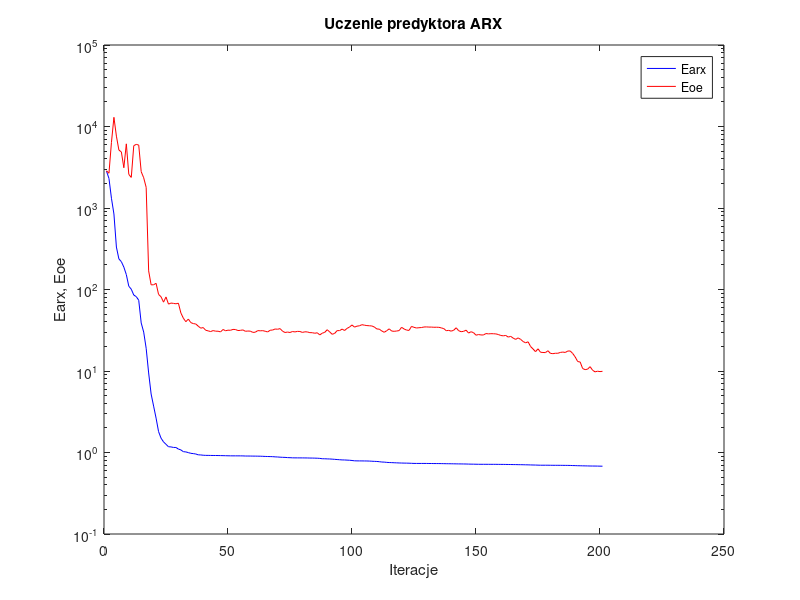
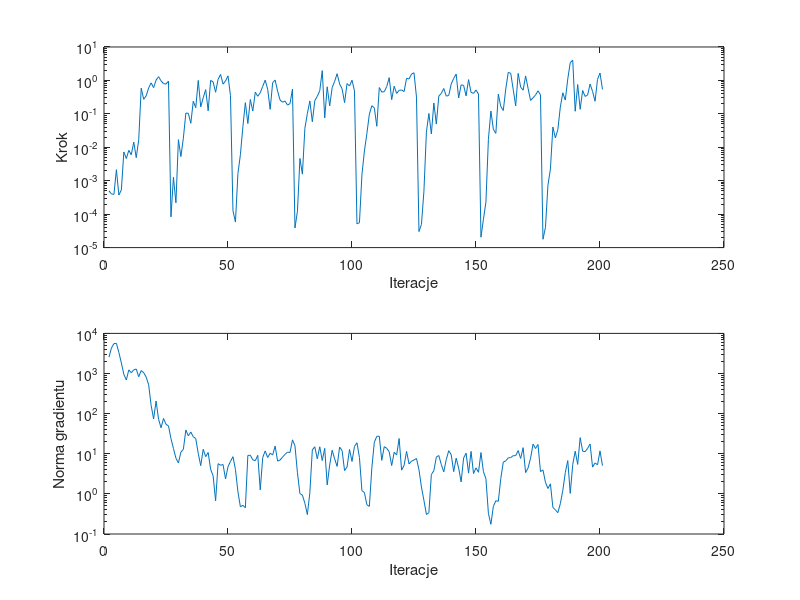

Write MATLAB code to recreate these figures, in order.
%uczenie predyktora arx
clear all;
n=0; farx(n+1)=2.835764e+003; foe(n+1)=2.861518e+003; wspucz(n+1)=0.000000e+000; ng(n+1)=0.000000e+000;
%odnowa zmiennej metryki
n=1; farx(n+1)=2.304847e+003; foe(n+1)=2.670362e+003; krok(n+1)=4.988661e-004; ng(n+1)=2.559563e+003;
n=2; farx(n+1)=1.317003e+003; foe(n+1)=6.375450e+003; krok(n+1)=4.015818e-004; ng(n+1)=4.311442e+003;
n=3; farx(n+1)=8.451631e+002; foe(n+1)=1.296012e+004; krok(n+1)=3.909578e-004; ng(n+1)=5.554983e+003;
n=4; farx(n+1)=3.316770e+002; foe(n+1)=7.617169e+003; krok(n+1)=2.133311e-003; ng(n+1)=5.645293e+003;
n=5; farx(n+1)=2.373615e+002; foe(n+1)=5.143138e+003; krok(n+1)=3.716215e-004; ng(n+1)=3.323393e+003;
n=6; farx(n+1)=2.194688e+002; foe(n+1)=4.871780e+003; krok(n+1)=5.330760e-004; ng(n+1)=1.838633e+003;
n=7; farx(n+1)=1.881674e+002; foe(n+1)=3.118977e+003; krok(n+1)=7.251821e-003; ng(n+1)=9.535284e+002;
n=8; farx(n+1)=1.523800e+002; foe(n+1)=6.126808e+003; krok(n+1)=4.597934e-003; ng(n+1)=6.918369e+002;
n=9; farx(n+1)=1.096120e+002; foe(n+1)=2.582142e+003; krok(n+1)=8.099144e-003; ng(n+1)=1.232128e+003;
n=10; farx(n+1)=1.009043e+002; foe(n+1)=2.375355e+003; krok(n+1)=5.982223e-003; ng(n+1)=1.046204e+003;
n=11; farx(n+1)=8.548640e+001; foe(n+1)=5.816624e+003; krok(n+1)=1.430505e-002; ng(n+1)=1.235156e+003;
n=12; farx(n+1)=8.181290e+001; foe(n+1)=6.038228e+003; krok(n+1)=4.892577e-003; ng(n+1)=1.295207e+003;
n=13; farx(n+1)=7.386522e+001; foe(n+1)=5.918009e+003; krok(n+1)=1.684825e-002; ng(n+1)=8.293783e+002;
n=14; farx(n+1)=3.886367e+001; foe(n+1)=2.789153e+003; krok(n+1)=5.853717e-001; ng(n+1)=1.187984e+003;
n=15; farx(n+1)=3.003907e+001; foe(n+1)=2.349955e+003; krok(n+1)=2.726979e-001; ng(n+1)=1.050048e+003;
n=16; farx(n+1)=1.900376e+001; foe(n+1)=1.793542e+003; krok(n+1)=3.457398e-001; ng(n+1)=8.164728e+002;
n=17; farx(n+1)=9.464311e+000; foe(n+1)=1.693296e+002; krok(n+1)=5.956610e-001; ng(n+1)=5.238942e+002;
n=18; farx(n+1)=5.218649e+000; foe(n+1)=1.141557e+002; krok(n+1)=8.457767e-001; ng(n+1)=1.607894e+002;
n=19; farx(n+1)=3.712283e+000; foe(n+1)=1.142040e+002; krok(n+1)=6.077026e-001; ng(n+1)=7.372569e+001;
n=20; farx(n+1)=2.640144e+000; foe(n+1)=1.191767e+002; krok(n+1)=1.021441e+000; ng(n+1)=2.064207e+002;
n=21; farx(n+1)=1.804789e+000; foe(n+1)=8.703377e+001; krok(n+1)=1.295594e+000; ng(n+1)=7.251298e+001;
n=22; farx(n+1)=1.499838e+000; foe(n+1)=8.144953e+001; krok(n+1)=9.727120e-001; ng(n+1)=4.440314e+001;
n=23; farx(n+1)=1.350062e+000; foe(n+1)=6.995418e+001; krok(n+1)=8.008859e-001; ng(n+1)=7.574429e+001;
n=24; farx(n+1)=1.259993e+000; foe(n+1)=8.101540e+001; krok(n+1)=7.771907e-001; ng(n+1)=5.418418e+001;
n=25; farx(n+1)=1.176853e+000; foe(n+1)=6.616737e+001; krok(n+1)=9.528451e-001; ng(n+1)=4.950066e+001;
%odnowa zmiennej metryki
n=26; farx(n+1)=1.171564e+000; foe(n+1)=6.818346e+001; krok(n+1)=8.312662e-005; ng(n+1)=2.385824e+001;
n=27; farx(n+1)=1.153762e+000; foe(n+1)=6.756190e+001; krok(n+1)=1.265711e-003; ng(n+1)=1.351999e+001;
n=28; farx(n+1)=1.152422e+000; foe(n+1)=6.676738e+001; krok(n+1)=2.187783e-004; ng(n+1)=7.770993e+000;
n=29; farx(n+1)=1.101934e+000; foe(n+1)=6.789086e+001; krok(n+1)=1.688698e-002; ng(n+1)=5.912585e+000;
n=30; farx(n+1)=1.075507e+000; foe(n+1)=5.150788e+001; krok(n+1)=5.282547e-003; ng(n+1)=1.095029e+001;
n=31; farx(n+1)=1.023756e+000; foe(n+1)=4.443554e+001; krok(n+1)=1.881038e-002; ng(n+1)=1.293062e+001;
n=32; farx(n+1)=1.016755e+000; foe(n+1)=4.025691e+001; krok(n+1)=1.057221e-001; ng(n+1)=3.907161e+001;
n=33; farx(n+1)=9.972021e-001; foe(n+1)=4.338607e+001; krok(n+1)=1.036878e-001; ng(n+1)=2.807937e+001;
n=34; farx(n+1)=9.771651e-001; foe(n+1)=3.926000e+001; krok(n+1)=5.205007e-002; ng(n+1)=3.477239e+001;
n=35; farx(n+1)=9.695818e-001; foe(n+1)=3.816887e+001; krok(n+1)=2.382113e-001; ng(n+1)=2.650708e+001;
n=36; farx(n+1)=9.586767e-001; foe(n+1)=3.775861e+001; krok(n+1)=1.528330e-001; ng(n+1)=2.385026e+001;
n=37; farx(n+1)=9.364639e-001; foe(n+1)=3.547978e+001; krok(n+1)=9.985387e-001; ng(n+1)=1.018713e+001;
n=38; farx(n+1)=9.335736e-001; foe(n+1)=3.353578e+001; krok(n+1)=1.620110e-001; ng(n+1)=5.052676e+000;
n=39; farx(n+1)=9.256452e-001; foe(n+1)=3.412743e+001; krok(n+1)=3.019693e-001; ng(n+1)=1.290587e+001;
n=40; farx(n+1)=9.222552e-001; foe(n+1)=3.162399e+001; krok(n+1)=5.312625e-001; ng(n+1)=8.487064e+000;
n=41; farx(n+1)=9.216202e-001; foe(n+1)=3.107721e+001; krok(n+1)=1.234601e-001; ng(n+1)=1.074536e+001;
n=42; farx(n+1)=9.201734e-001; foe(n+1)=3.047378e+001; krok(n+1)=1.002885e+000; ng(n+1)=4.096056e+000;
n=43; farx(n+1)=9.192304e-001; foe(n+1)=3.132300e+001; krok(n+1)=9.001093e-001; ng(n+1)=2.802785e+000;
n=44; farx(n+1)=9.188449e-001; foe(n+1)=3.080541e+001; krok(n+1)=4.429176e-001; ng(n+1)=6.710436e-001;
n=45; farx(n+1)=9.180407e-001; foe(n+1)=3.077028e+001; krok(n+1)=1.078611e+000; ng(n+1)=5.667184e+000;
n=46; farx(n+1)=9.163892e-001; foe(n+1)=3.020284e+001; krok(n+1)=1.512163e+000; ng(n+1)=5.169336e+000;
n=47; farx(n+1)=9.149406e-001; foe(n+1)=3.232929e+001; krok(n+1)=7.739151e-001; ng(n+1)=5.397168e+000;
n=48; farx(n+1)=9.134113e-001; foe(n+1)=3.117309e+001; krok(n+1)=9.639418e-001; ng(n+1)=2.349392e+000;
n=49; farx(n+1)=9.115922e-001; foe(n+1)=3.170610e+001; krok(n+1)=1.371445e+000; ng(n+1)=4.757346e+000;
n=50; farx(n+1)=9.105106e-001; foe(n+1)=3.159043e+001; krok(n+1)=3.505976e-001; ng(n+1)=6.453380e+000;
%odnowa zmiennej metryki
n=51; farx(n+1)=9.098165e-001; foe(n+1)=3.239479e+001; krok(n+1)=1.258665e-004; ng(n+1)=8.461645e+000;
n=52; farx(n+1)=9.097534e-001; foe(n+1)=3.228846e+001; krok(n+1)=5.795515e-005; ng(n+1)=4.060677e+000;
n=53; farx(n+1)=9.095771e-001; foe(n+1)=3.137504e+001; krok(n+1)=1.636281e-003; ng(n+1)=1.128333e+000;
n=54; farx(n+1)=9.094608e-001; foe(n+1)=3.152098e+001; krok(n+1)=6.023109e-003; ng(n+1)=4.755921e-001;
n=55; farx(n+1)=9.084947e-001; foe(n+1)=3.195809e+001; krok(n+1)=4.130221e-002; ng(n+1)=5.191530e-001;
n=56; farx(n+1)=9.053804e-001; foe(n+1)=3.072155e+001; krok(n+1)=2.161212e-001; ng(n+1)=4.516983e-001;
n=57; farx(n+1)=9.052696e-001; foe(n+1)=3.093643e+001; krok(n+1)=5.135894e-002; ng(n+1)=9.089763e+000;
n=58; farx(n+1)=9.045959e-001; foe(n+1)=3.082812e+001; krok(n+1)=2.689113e-001; ng(n+1)=9.177882e+000;
n=59; farx(n+1)=9.034425e-001; foe(n+1)=2.978845e+001; krok(n+1)=1.213676e-001; ng(n+1)=7.066904e+000;
n=60; farx(n+1)=9.028071e-001; foe(n+1)=2.991548e+001; krok(n+1)=4.448787e-001; ng(n+1)=6.698492e+000;
n=61; farx(n+1)=9.017228e-001; foe(n+1)=3.130543e+001; krok(n+1)=3.354651e-001; ng(n+1)=9.154177e+000;
n=62; farx(n+1)=9.007141e-001; foe(n+1)=3.112615e+001; krok(n+1)=4.275922e-001; ng(n+1)=1.263879e+000;
n=63; farx(n+1)=8.979708e-001; foe(n+1)=3.127219e+001; krok(n+1)=6.620810e-001; ng(n+1)=8.079502e+000;
n=64; farx(n+1)=8.949451e-001; foe(n+1)=3.074341e+001; krok(n+1)=1.022846e+000; ng(n+1)=1.176219e+001;
n=65; farx(n+1)=8.930378e-001; foe(n+1)=3.015413e+001; krok(n+1)=5.436452e-001; ng(n+1)=8.065495e+000;
n=66; farx(n+1)=8.913335e-001; foe(n+1)=3.164276e+001; krok(n+1)=1.365450e-001; ng(n+1)=1.034296e+001;
n=67; farx(n+1)=8.893279e-001; foe(n+1)=3.182983e+001; krok(n+1)=8.551844e-001; ng(n+1)=9.290220e+000;
n=68; farx(n+1)=8.842900e-001; foe(n+1)=3.277400e+001; krok(n+1)=1.026961e+000; ng(n+1)=1.554218e+001;
n=69; farx(n+1)=8.811946e-001; foe(n+1)=3.252844e+001; krok(n+1)=4.788369e-001; ng(n+1)=6.570912e+000;
n=70; farx(n+1)=8.764342e-001; foe(n+1)=3.311635e+001; krok(n+1)=2.584328e-001; ng(n+1)=6.997614e+000;
n=71; farx(n+1)=8.726951e-001; foe(n+1)=3.077969e+001; krok(n+1)=2.230542e-001; ng(n+1)=8.242879e+000;
n=72; farx(n+1)=8.708108e-001; foe(n+1)=2.967501e+001; krok(n+1)=2.418297e-001; ng(n+1)=9.694029e+000;
n=73; farx(n+1)=8.657696e-001; foe(n+1)=3.006449e+001; krok(n+1)=1.827549e-001; ng(n+1)=1.101397e+001;
n=74; farx(n+1)=8.637674e-001; foe(n+1)=2.967662e+001; krok(n+1)=2.032965e-001; ng(n+1)=1.073211e+001;
n=75; farx(n+1)=8.604272e-001; foe(n+1)=3.051393e+001; krok(n+1)=5.535078e-001; ng(n+1)=2.220728e+001;
%odnowa zmiennej metryki
n=76; farx(n+1)=8.594745e-001; foe(n+1)=3.016142e+001; krok(n+1)=3.851500e-005; ng(n+1)=1.585139e+001;
n=77; farx(n+1)=8.593149e-001; foe(n+1)=3.063625e+001; krok(n+1)=1.223990e-004; ng(n+1)=3.349848e+000;
n=78; farx(n+1)=8.588356e-001; foe(n+1)=3.055028e+001; krok(n+1)=4.637862e-003; ng(n+1)=1.012595e+000;
n=79; farx(n+1)=8.586829e-001; foe(n+1)=2.975185e+001; krok(n+1)=1.570905e-003; ng(n+1)=9.324357e-001;
n=80; farx(n+1)=8.577536e-001; foe(n+1)=3.027546e+001; krok(n+1)=3.712452e-002; ng(n+1)=5.832669e-001;
n=81; farx(n+1)=8.571526e-001; foe(n+1)=3.014200e+001; krok(n+1)=1.023855e-001; ng(n+1)=3.051525e-001;
n=82; farx(n+1)=8.550450e-001; foe(n+1)=2.956400e+001; krok(n+1)=2.435056e-001; ng(n+1)=1.069094e+000;
n=83; farx(n+1)=8.546565e-001; foe(n+1)=2.951018e+001; krok(n+1)=5.801457e-002; ng(n+1)=1.244071e+001;
n=84; farx(n+1)=8.527940e-001; foe(n+1)=2.905670e+001; krok(n+1)=2.488937e-001; ng(n+1)=1.493493e+001;
n=85; farx(n+1)=8.509295e-001; foe(n+1)=2.945320e+001; krok(n+1)=3.337224e-001; ng(n+1)=7.483208e+000;
n=86; farx(n+1)=8.471939e-001; foe(n+1)=2.771598e+001; krok(n+1)=4.915350e-001; ng(n+1)=1.492740e+001;
n=87; farx(n+1)=8.384597e-001; foe(n+1)=2.910951e+001; krok(n+1)=1.961202e+000; ng(n+1)=6.785418e+000;
n=88; farx(n+1)=8.376618e-001; foe(n+1)=2.977860e+001; krok(n+1)=7.557928e-002; ng(n+1)=1.362489e+001;
n=89; farx(n+1)=8.349083e-001; foe(n+1)=3.211439e+001; krok(n+1)=6.446279e-001; ng(n+1)=1.667868e+000;
n=90; farx(n+1)=8.329446e-001; foe(n+1)=3.018870e+001; krok(n+1)=1.732520e-001; ng(n+1)=5.226615e+000;
n=91; farx(n+1)=8.292389e-001; foe(n+1)=2.821057e+001; krok(n+1)=6.077026e-001; ng(n+1)=1.221787e+001;
n=92; farx(n+1)=8.244328e-001; foe(n+1)=2.892622e+001; krok(n+1)=9.413399e-001; ng(n+1)=7.456429e+000;
n=93; farx(n+1)=8.198395e-001; foe(n+1)=3.130157e+001; krok(n+1)=1.585247e+000; ng(n+1)=4.839744e+000;
n=94; farx(n+1)=8.156340e-001; foe(n+1)=3.129582e+001; krok(n+1)=7.847380e-001; ng(n+1)=1.466829e+001;
n=95; farx(n+1)=8.110064e-001; foe(n+1)=3.268395e+001; krok(n+1)=5.636152e-001; ng(n+1)=1.202308e+001;
n=96; farx(n+1)=8.099720e-001; foe(n+1)=3.140643e+001; krok(n+1)=2.164743e-001; ng(n+1)=3.804827e+000;
n=97; farx(n+1)=8.065454e-001; foe(n+1)=3.332913e+001; krok(n+1)=8.055989e-001; ng(n+1)=4.689663e+000;
n=98; farx(n+1)=8.035374e-001; foe(n+1)=3.461570e+001; krok(n+1)=6.809733e-001; ng(n+1)=1.281537e+001;
n=99; farx(n+1)=7.979391e-001; foe(n+1)=3.672503e+001; krok(n+1)=1.015323e+000; ng(n+1)=6.433931e+000;
n=100; farx(n+1)=7.909338e-001; foe(n+1)=3.455491e+001; krok(n+1)=4.880844e-001; ng(n+1)=1.530406e+001;
%odnowa zmiennej metryki
n=101; farx(n+1)=7.892346e-001; foe(n+1)=3.550144e+001; krok(n+1)=5.135020e-005; ng(n+1)=1.874200e+001;
n=102; farx(n+1)=7.887741e-001; foe(n+1)=3.587409e+001; krok(n+1)=5.561724e-005; ng(n+1)=8.066588e+000;
n=103; farx(n+1)=7.885917e-001; foe(n+1)=3.700572e+001; krok(n+1)=1.495225e-003; ng(n+1)=1.201041e+000;
n=104; farx(n+1)=7.876319e-001; foe(n+1)=3.650063e+001; krok(n+1)=7.740832e-003; ng(n+1)=1.081051e+000;
n=105; farx(n+1)=7.868934e-001; foe(n+1)=3.608929e+001; krok(n+1)=2.580064e-002; ng(n+1)=5.352239e-001;
n=106; farx(n+1)=7.850602e-001; foe(n+1)=3.589875e+001; krok(n+1)=9.809225e-002; ng(n+1)=4.883771e-001;
n=107; farx(n+1)=7.815692e-001; foe(n+1)=3.570213e+001; krok(n+1)=1.752988e-001; ng(n+1)=4.480260e+000;
n=108; farx(n+1)=7.787277e-001; foe(n+1)=3.468381e+001; krok(n+1)=1.510272e-001; ng(n+1)=1.942287e+001;
n=109; farx(n+1)=7.766168e-001; foe(n+1)=3.280950e+001; krok(n+1)=4.254539e-002; ng(n+1)=2.716925e+001;
n=110; farx(n+1)=7.715390e-001; foe(n+1)=3.261928e+001; krok(n+1)=6.137814e-001; ng(n+1)=2.737986e+001;
n=111; farx(n+1)=7.641835e-001; foe(n+1)=3.098879e+001; krok(n+1)=4.498732e-001; ng(n+1)=6.852228e+000;
n=112; farx(n+1)=7.623755e-001; foe(n+1)=2.986688e+001; krok(n+1)=4.602631e-001; ng(n+1)=1.501854e+001;
n=113; farx(n+1)=7.564674e-001; foe(n+1)=3.122441e+001; krok(n+1)=6.524460e-001; ng(n+1)=1.365962e+001;
n=114; farx(n+1)=7.533034e-001; foe(n+1)=3.290724e+001; krok(n+1)=1.211656e+000; ng(n+1)=1.116603e+001;
n=115; farx(n+1)=7.514599e-001; foe(n+1)=3.092928e+001; krok(n+1)=2.656312e-001; ng(n+1)=5.079318e+000;
n=116; farx(n+1)=7.487163e-001; foe(n+1)=3.068153e+001; krok(n+1)=6.709302e-001; ng(n+1)=1.085997e+001;
n=117; farx(n+1)=7.467323e-001; foe(n+1)=3.095364e+001; krok(n+1)=4.081488e-001; ng(n+1)=9.376112e+000;
n=118; farx(n+1)=7.442599e-001; foe(n+1)=3.130777e+001; krok(n+1)=5.045340e-001; ng(n+1)=2.397755e+001;
n=119; farx(n+1)=7.426600e-001; foe(n+1)=3.437229e+001; krok(n+1)=5.191100e-001; ng(n+1)=3.907658e+000;
n=120; farx(n+1)=7.413158e-001; foe(n+1)=3.277795e+001; krok(n+1)=4.641165e-001; ng(n+1)=5.132695e+000;
n=121; farx(n+1)=7.404359e-001; foe(n+1)=3.178431e+001; krok(n+1)=1.157790e+000; ng(n+1)=1.142019e+001;
n=122; farx(n+1)=7.392246e-001; foe(n+1)=3.149181e+001; krok(n+1)=1.105172e+000; ng(n+1)=5.580536e+000;
n=123; farx(n+1)=7.366912e-001; foe(n+1)=3.525085e+001; krok(n+1)=1.554381e+000; ng(n+1)=6.534578e+000;
n=124; farx(n+1)=7.347797e-001; foe(n+1)=3.434254e+001; krok(n+1)=1.691553e+000; ng(n+1)=7.003807e+000;
n=125; farx(n+1)=7.343481e-001; foe(n+1)=3.370532e+001; krok(n+1)=3.164415e-001; ng(n+1)=7.630178e+000;
%odnowa zmiennej metryki
n=126; farx(n+1)=7.342987e-001; foe(n+1)=3.396942e+001; krok(n+1)=3.014162e-005; ng(n+1)=4.006689e+000;
n=127; farx(n+1)=7.342851e-001; foe(n+1)=3.414849e+001; krok(n+1)=4.937118e-005; ng(n+1)=1.484868e+000;
n=128; farx(n+1)=7.342627e-001; foe(n+1)=3.466895e+001; krok(n+1)=4.863026e-004; ng(n+1)=6.861823e-001;
n=129; farx(n+1)=7.339957e-001; foe(n+1)=3.475587e+001; krok(n+1)=2.847603e-002; ng(n+1)=3.074731e-001;
n=130; farx(n+1)=7.332232e-001; foe(n+1)=3.458187e+001; krok(n+1)=1.027628e-001; ng(n+1)=3.406513e-001;
n=131; farx(n+1)=7.329519e-001; foe(n+1)=3.458542e+001; krok(n+1)=2.502130e-002; ng(n+1)=3.044112e+000;
n=132; farx(n+1)=7.319854e-001; foe(n+1)=3.440590e+001; krok(n+1)=2.114442e-001; ng(n+1)=3.761638e+000;
n=133; farx(n+1)=7.318504e-001; foe(n+1)=3.445020e+001; krok(n+1)=4.954706e-002; ng(n+1)=8.244891e+000;
n=134; farx(n+1)=7.315889e-001; foe(n+1)=3.437349e+001; krok(n+1)=3.403631e-001; ng(n+1)=9.035601e+000;
n=135; farx(n+1)=7.307849e-001; foe(n+1)=3.380997e+001; krok(n+1)=4.089939e-001; ng(n+1)=5.407030e+000;
n=136; farx(n+1)=7.297914e-001; foe(n+1)=3.313421e+001; krok(n+1)=5.738785e-001; ng(n+1)=3.536236e+000;
n=137; farx(n+1)=7.286556e-001; foe(n+1)=3.121365e+001; krok(n+1)=3.394051e-001; ng(n+1)=7.119503e+000;
n=138; farx(n+1)=7.281761e-001; foe(n+1)=3.152515e+001; krok(n+1)=3.550835e-001; ng(n+1)=1.192607e+001;
n=139; farx(n+1)=7.273773e-001; foe(n+1)=3.083070e+001; krok(n+1)=7.763546e-001; ng(n+1)=9.533478e+000;
n=140; farx(n+1)=7.265538e-001; foe(n+1)=3.161655e+001; krok(n+1)=1.142810e+000; ng(n+1)=3.588407e+000;
n=141; farx(n+1)=7.255751e-001; foe(n+1)=3.391995e+001; krok(n+1)=1.554381e+000; ng(n+1)=7.768454e+000;
n=142; farx(n+1)=7.247247e-001; foe(n+1)=3.122500e+001; krok(n+1)=2.978305e-001; ng(n+1)=4.415412e+000;
n=143; farx(n+1)=7.241919e-001; foe(n+1)=3.035128e+001; krok(n+1)=7.386536e-001; ng(n+1)=1.982862e+000;
n=144; farx(n+1)=7.232673e-001; foe(n+1)=3.067187e+001; krok(n+1)=7.101669e-001; ng(n+1)=7.810952e+000;
n=145; farx(n+1)=7.225270e-001; foe(n+1)=3.170465e+001; krok(n+1)=3.456460e-001; ng(n+1)=1.034344e+001;
n=146; farx(n+1)=7.208319e-001; foe(n+1)=2.921710e+001; krok(n+1)=1.056270e+000; ng(n+1)=3.288264e+000;
n=147; farx(n+1)=7.197615e-001; foe(n+1)=3.033908e+001; krok(n+1)=4.386596e-001; ng(n+1)=1.144469e+001;
n=148; farx(n+1)=7.190301e-001; foe(n+1)=2.955506e+001; krok(n+1)=4.102061e-001; ng(n+1)=3.215705e+000;
n=149; farx(n+1)=7.179679e-001; foe(n+1)=2.749044e+001; krok(n+1)=5.168653e-001; ng(n+1)=4.457714e+000;
n=150; farx(n+1)=7.169193e-001; foe(n+1)=2.801241e+001; krok(n+1)=3.904377e-001; ng(n+1)=3.457975e+000;
%odnowa zmiennej metryki
n=151; farx(n+1)=7.166586e-001; foe(n+1)=2.769564e+001; krok(n+1)=2.044242e-005; ng(n+1)=1.071241e+001;
n=152; farx(n+1)=7.165861e-001; foe(n+1)=2.767273e+001; krok(n+1)=7.063894e-005; ng(n+1)=3.563292e+000;
n=153; farx(n+1)=7.164530e-001; foe(n+1)=2.880500e+001; krok(n+1)=2.302017e-004; ng(n+1)=2.390707e+000;
n=154; farx(n+1)=7.162374e-001; foe(n+1)=2.855018e+001; krok(n+1)=1.725161e-002; ng(n+1)=3.267875e-001;
n=155; farx(n+1)=7.159834e-001; foe(n+1)=2.870335e+001; krok(n+1)=1.213676e-001; ng(n+1)=1.742580e-001;
n=156; farx(n+1)=7.158713e-001; foe(n+1)=2.865496e+001; krok(n+1)=3.459187e-002; ng(n+1)=4.912581e-001;
n=157; farx(n+1)=7.157957e-001; foe(n+1)=2.852121e+001; krok(n+1)=2.602503e-002; ng(n+1)=6.743490e-001;
n=158; farx(n+1)=7.151113e-001; foe(n+1)=2.804751e+001; krok(n+1)=3.870680e-001; ng(n+1)=6.541832e-001;
n=159; farx(n+1)=7.146611e-001; foe(n+1)=2.728569e+001; krok(n+1)=1.668612e-001; ng(n+1)=2.436363e+000;
n=160; farx(n+1)=7.144932e-001; foe(n+1)=2.702015e+001; krok(n+1)=1.257595e-001; ng(n+1)=6.184755e+000;
n=161; farx(n+1)=7.135736e-001; foe(n+1)=2.730736e+001; krok(n+1)=5.556839e-001; ng(n+1)=6.658684e+000;
n=162; farx(n+1)=7.129197e-001; foe(n+1)=2.606230e+001; krok(n+1)=1.740861e+000; ng(n+1)=7.889477e+000;
n=163; farx(n+1)=7.121894e-001; foe(n+1)=2.661957e+001; krok(n+1)=1.632595e+000; ng(n+1)=8.050170e+000;
n=164; farx(n+1)=7.111201e-001; foe(n+1)=2.529009e+001; krok(n+1)=5.386117e-001; ng(n+1)=8.956840e+000;
n=165; farx(n+1)=7.107957e-001; foe(n+1)=2.443686e+001; krok(n+1)=1.732520e-001; ng(n+1)=8.978402e+000;
n=166; farx(n+1)=7.094063e-001; foe(n+1)=2.549617e+001; krok(n+1)=1.617795e+000; ng(n+1)=1.200342e+001;
n=167; farx(n+1)=7.087965e-001; foe(n+1)=2.442773e+001; krok(n+1)=6.344643e-001; ng(n+1)=7.626184e+000;
n=168; farx(n+1)=7.078490e-001; foe(n+1)=2.301459e+001; krok(n+1)=5.107206e-001; ng(n+1)=1.419549e+001;
n=169; farx(n+1)=7.064939e-001; foe(n+1)=2.215711e+001; krok(n+1)=1.361453e+000; ng(n+1)=3.392365e+000;
n=170; farx(n+1)=7.056074e-001; foe(n+1)=2.283343e+001; krok(n+1)=5.779250e-001; ng(n+1)=4.437763e+000;
n=171; farx(n+1)=7.038472e-001; foe(n+1)=1.997968e+001; krok(n+1)=2.522670e-001; ng(n+1)=7.761706e+000;
n=172; farx(n+1)=7.025545e-001; foe(n+1)=1.863939e+001; krok(n+1)=3.020544e-001; ng(n+1)=1.740512e+001;
n=173; farx(n+1)=7.015157e-001; foe(n+1)=1.724547e+001; krok(n+1)=3.655097e-001; ng(n+1)=1.353788e+001;
n=174; farx(n+1)=6.995964e-001; foe(n+1)=1.873586e+001; krok(n+1)=4.884576e-001; ng(n+1)=1.703350e+001;
n=175; farx(n+1)=6.982754e-001; foe(n+1)=1.699590e+001; krok(n+1)=3.691454e-001; ng(n+1)=3.575675e+000;
%odnowa zmiennej metryki
n=176; farx(n+1)=6.982495e-001; foe(n+1)=1.687200e+001; krok(n+1)=1.775984e-005; ng(n+1)=3.963374e+000;
n=177; farx(n+1)=6.982365e-001; foe(n+1)=1.682386e+001; krok(n+1)=3.980988e-005; ng(n+1)=1.950374e+000;
n=178; farx(n+1)=6.981084e-001; foe(n+1)=1.773845e+001; krok(n+1)=7.315478e-004; ng(n+1)=1.362851e+000;
n=179; farx(n+1)=6.973985e-001; foe(n+1)=1.646076e+001; krok(n+1)=2.232051e-003; ng(n+1)=1.776604e+000;
n=180; farx(n+1)=6.967367e-001; foe(n+1)=1.632097e+001; krok(n+1)=4.050274e-002; ng(n+1)=4.598247e-001;
n=181; farx(n+1)=6.965384e-001; foe(n+1)=1.651035e+001; krok(n+1)=1.911063e-002; ng(n+1)=4.001162e-001;
n=182; farx(n+1)=6.964416e-001; foe(n+1)=1.650599e+001; krok(n+1)=3.366323e-002; ng(n+1)=3.403998e-001;
n=183; farx(n+1)=6.961362e-001; foe(n+1)=1.689537e+001; krok(n+1)=1.600146e-001; ng(n+1)=5.679601e-001;
n=184; farx(n+1)=6.955378e-001; foe(n+1)=1.707700e+001; krok(n+1)=4.267990e-001; ng(n+1)=1.218771e+000;
n=185; farx(n+1)=6.950382e-001; foe(n+1)=1.688470e+001; krok(n+1)=2.577747e-001; ng(n+1)=3.392423e+000;
n=186; farx(n+1)=6.946210e-001; foe(n+1)=1.758553e+001; krok(n+1)=1.105172e+000; ng(n+1)=6.757511e+000;
n=187; farx(n+1)=6.936244e-001; foe(n+1)=1.759857e+001; krok(n+1)=3.383107e+000; ng(n+1)=1.029565e+000;
n=188; farx(n+1)=6.916018e-001; foe(n+1)=1.639642e+001; krok(n+1)=4.036393e+000; ng(n+1)=5.389816e+000;
n=189; farx(n+1)=6.906266e-001; foe(n+1)=1.487003e+001; krok(n+1)=1.197092e-001; ng(n+1)=1.157767e+001;
n=190; farx(n+1)=6.886139e-001; foe(n+1)=1.306871e+001; krok(n+1)=7.545111e-001; ng(n+1)=5.434442e+000;
n=191; farx(n+1)=6.876476e-001; foe(n+1)=1.289209e+001; krok(n+1)=1.370460e-001; ng(n+1)=2.516981e+001;
n=192; farx(n+1)=6.862638e-001; foe(n+1)=1.072434e+001; krok(n+1)=5.007363e-001; ng(n+1)=1.162298e+001;
n=193; farx(n+1)=6.852445e-001; foe(n+1)=1.039571e+001; krok(n+1)=3.319551e-001; ng(n+1)=1.126202e+001;
n=194; farx(n+1)=6.843376e-001; foe(n+1)=1.053000e+001; krok(n+1)=3.655097e-001; ng(n+1)=1.363044e+001;
n=195; farx(n+1)=6.828837e-001; foe(n+1)=1.130709e+001; krok(n+1)=7.832156e-001; ng(n+1)=1.758850e+001;
n=196; farx(n+1)=6.823594e-001; foe(n+1)=1.023144e+001; krok(n+1)=4.686024e-001; ng(n+1)=4.649734e+000;
n=197; farx(n+1)=6.819825e-001; foe(n+1)=9.753416e+000; krok(n+1)=2.385171e-001; ng(n+1)=5.897691e+000;
n=198; farx(n+1)=6.812096e-001; foe(n+1)=9.944319e+000; krok(n+1)=1.078288e+000; ng(n+1)=5.293302e+000;
n=199; farx(n+1)=6.800084e-001; foe(n+1)=9.834809e+000; krok(n+1)=1.663205e+000; ng(n+1)=1.177238e+001;
n=200; farx(n+1)=6.790880e-001; foe(n+1)=9.908678e+000; krok(n+1)=5.378226e-001; ng(n+1)=5.048856e+000;

figure; semilogy(farx,'b'); hold on; semilogy(foe,'r'); xlabel('Iteracje'); ylabel('Earx, Eoe'); legend('Earx','Eoe'); title('Uczenie predyktora ARX');
figure; subplot(2,1,1); semilogy(krok); xlabel('Iteracje'); ylabel('Krok');
subplot(2,1,2); semilogy(ng); xlabel('Iteracje'); ylabel('Norma gradientu');
Earx=farx(n+1)
Eoe=foe(n+1)
